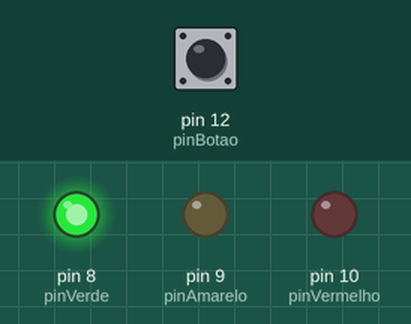
Bench run of a sketch on a simulated Arduino Uno, built with avr-gcc and run on an emulated ATmega328P. Parts: output pins drawn as LEDs (lit = HIGH). Inputs (shaded band) come from the test bench; at power-on: pin 12 (pinBotao) LOW.

Above: at 1.2 s.
1.3 s: pin 12 (pinBotao) pulled HIGH for 0.15 s
At 2.0 s:
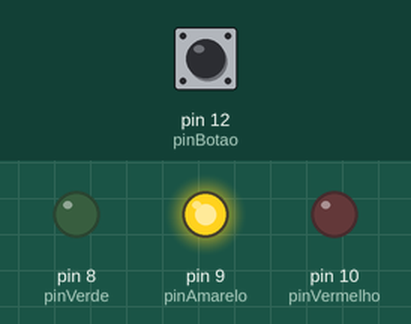
At 4.7 s:
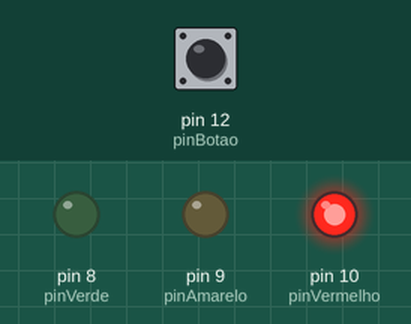
Timing chart, 0 to 14.8 s (numbered marks = the images above; inputs shaded):
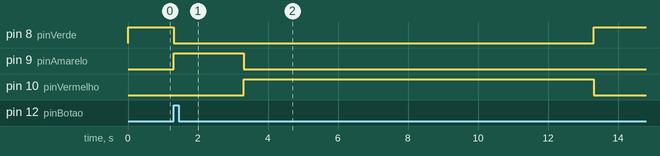

Measured:
- after the input at 1.3 s, pin 8 (pinVerde): HIGH → LOW at once, → HIGH 12.0 s later; pin 9 (pinAmarelo): LOW → HIGH at once, → LOW 2.0 s later; pin 10 (pinVermelho): LOW → HIGH after 2.0 s, → LOW 10.0 s later

The sketch:

PRATICA_A3___GRUPO_9___MANHA.ino
```cpp
 // GUSTAVO HENRIQUE NEIVA
 // GIOVANNA SILVA PENIDO
 // JOÃO VICTOR FERNANDES LIMA
 // CC2MA


const int pinVerde = 8;
const int pinAmarelo = 9;
const int pinVermelho = 10;
const int pinBotao = 12;

void setup() {
//  acender o verde
  pinMode(pinVerde, OUTPUT);
  pinMode(pinAmarelo, OUTPUT);
  pinMode(pinVermelho, OUTPUT);
  pinMode(pinBotao, INPUT);
}

void loop() {
//condição para chamar o método

    digitalWrite(pinVerde, HIGH);
    digitalWrite(pinAmarelo, LOW);
    digitalWrite(pinVermelho, LOW);

  if(digitalRead(pinBotao) == HIGH){
    botaoPedestre();
  }
}

//método do botão
void botaoPedestre(){
  digitalWrite(pinVerde, LOW);
  digitalWrite(pinAmarelo, HIGH);
  delay(2000);
  digitalWrite(pinAmarelo, LOW);
  digitalWrite(pinVermelho, HIGH);
  delay(10000);
}
```
